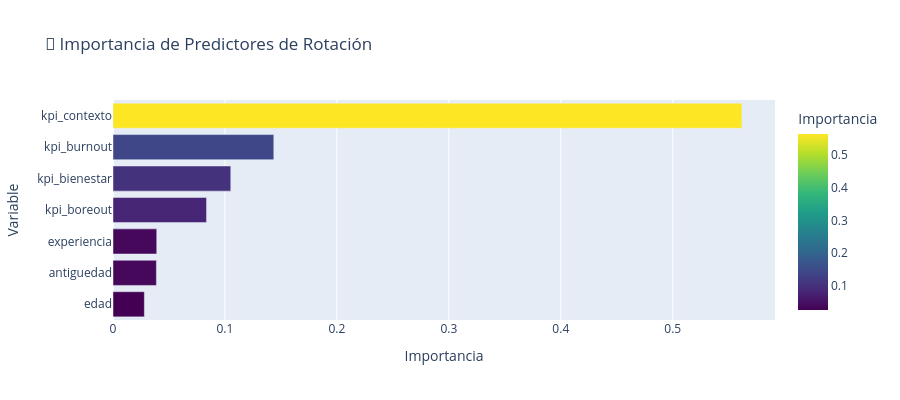

The notebook cell this image was saved under:
### Markdown cell above
## 4. Modelos Predictivos de Rotación

### Code cell
# =====================================================
# MODELOS PREDICTIVOS DE ROTACIÓN
# =====================================================

from sklearn.model_selection import train_test_split

features = ["kpi_burnout", "kpi_boreout", "kpi_bienestar", "kpi_contexto",
            "edad", "experiencia", "antiguedad"]
target = "kpi_rotacion"

X = df_all[features].dropna()
y = df_all.loc[X.index, target]

X_train, X_test, y_train, y_test = train_test_split(X, y, test_size=0.2, random_state=42)

scaler = StandardScaler()
X_train_scaled = scaler.fit_transform(X_train)
X_test_scaled = scaler.transform(X_test)

lr = LinearRegression()
lr.fit(X_train_scaled, y_train)
y_pred_lr = lr.predict(X_test_scaled)
r2_lr = r2_score(y_test, y_pred_lr)

rf = RandomForestRegressor(n_estimators=100, random_state=42)
rf.fit(X_train, y_train)
y_pred_rf = rf.predict(X_test)
r2_rf = r2_score(y_test, y_pred_rf)

print("="*70)
print("MODELOS PREDICTIVOS DE INTENCIÓN DE ROTACIÓN")
print("="*70)
print(f"\n📊 Regresión Lineal: R² = {r2_lr:.3f}")
print(f"🌳 Random Forest: R² = {r2_rf:.3f}")

importances = pd.DataFrame({
    "Variable": features,
    "Importancia": rf.feature_importances_
}).sort_values("Importancia", ascending=False)

print("\n🎯 IMPORTANCIA DE VARIABLES:")
for _, row in importances.iterrows():
    print(f"   {row['Variable']:20s}: {row['Importancia']:.3f}")

fig = px.bar(importances, x="Importancia", y="Variable", orientation='h',
             title="🎯 Importancia de Predictores de Rotación",
             color="Importancia", color_continuous_scale="viridis")
fig.update_layout(height=400, yaxis=dict(autorange="reversed"))
fig.show()

### Figure 1 — Plotly figure (JSON) as saved in the notebook; plotly's stock layout.template omitted (floating-point values rounded to 4 significant figures)
{"data": [{"hovertemplate": "Importancia=%{marker.color}<br>Variable=%{y}<extra></extra>", "legendgroup": "", "marker": {"color": [0.5618, 0.1436, 0.1052, 0.08355, 0.03907, 0.03876, 0.02802], "coloraxis": "coloraxis", "pattern": {"shape": ""}}, "name": "", "orientation": "h", "showlegend": false, "textposition": "auto", "type": "bar", "x": [0.5618, 0.1436, 0.1052, 0.08355, 0.03907, 0.03876, 0.02802], "xaxis": "x", "y": ["kpi_contexto", "kpi_burnout", "kpi_bienestar", "kpi_boreout", "experiencia", "antiguedad", "edad"], "yaxis": "y"}], "layout": {"barmode": "relative", "coloraxis": {"autocolorscale": false, "colorbar": {"title": {"text": "Importancia"}}, "colorscale": [[0, "#440154"], [0.1111, "#482878"], [0.2222, "#3e4989"], [0.3333, "#31688e"], [0.4444, "#26828e"], [0.5556, "#1f9e89"], [0.6667, "#35b779"], [0.7778, "#6ece58"], [0.8889, "#b5de2b"], [1, "#fde725"]]}, "height": 400, "legend": {"tracegroupgap": 0}, "title": {"text": "🎯 Importancia de Predictores de Rotación"}, "xaxis": {"anchor": "y", "domain": [0, 1], "title": {"text": "Importancia"}}, "yaxis": {"anchor": "x", "autorange": "reversed", "domain": [0, 1], "title": {"text": "Variable"}}}}
